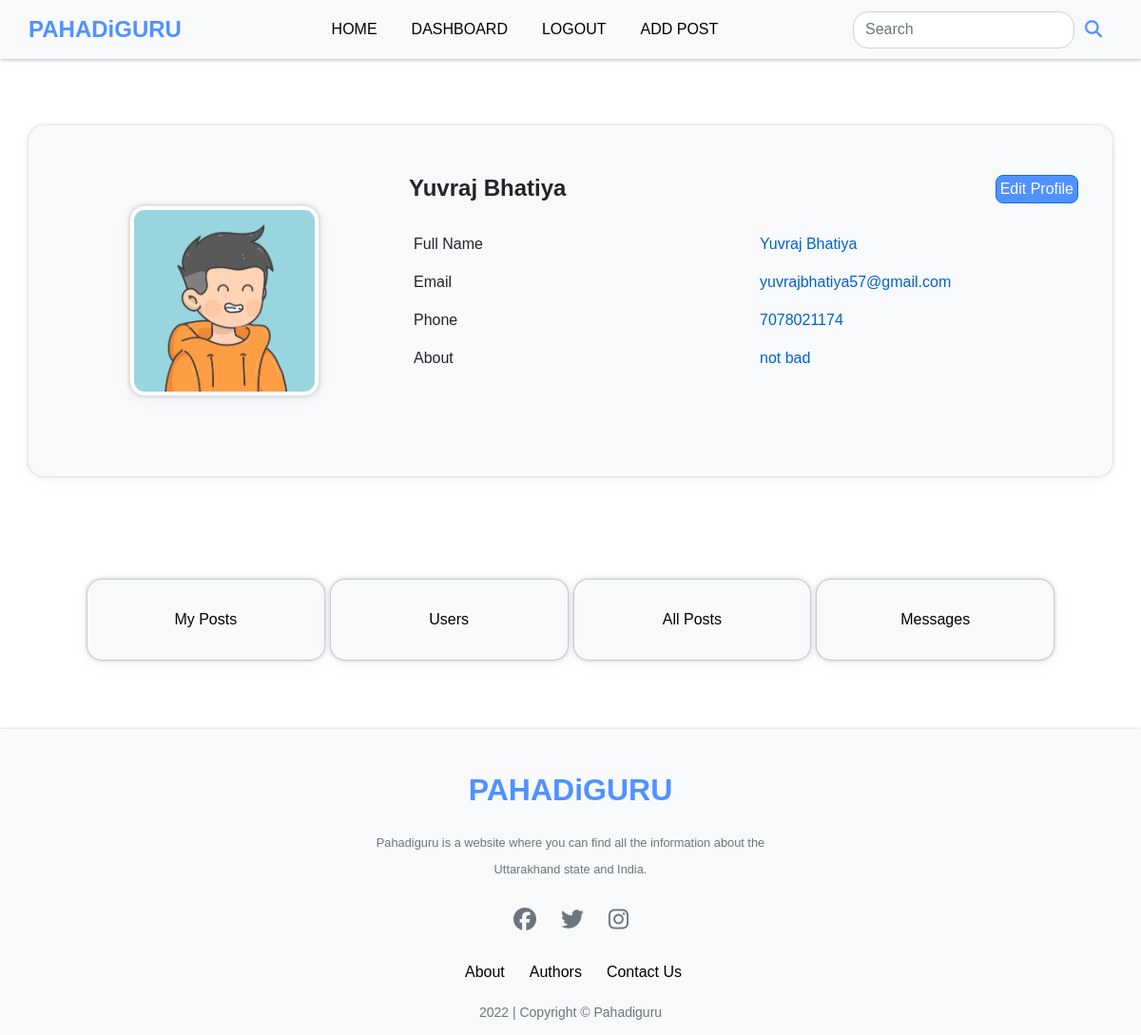
The app's page /dashboard (signed in) with its own data.
### app.py (models this page shows)
class Users(db.Model, UserMixin):
    id = db.Column(db.Integer, primary_key=True)
    first_name = db.Column(db.String(50), nullable=False)
    last_name = db.Column(db.String(50), nullable=False)
    email = db.Column(db.String(150), nullable=False,unique=True)
    phone = db.Column(db.String(50), nullable=True,default="None")
    date_added = db.Column(db.Date, default=date.today)
    about_author = db.Column(db.String(500), nullable=True,default="None")
    security_question = db.Column(db.String(50), nullable=True)
    security_answer = db.Column(db.String(50), nullable=True)
    password_hash = db.Column(db.String(128))
    role = db.Column(db.String(10), default='User')
    posts = db.relationship('Posts', backref='poster')
    likes=db.relationship('Likes',backref='user',passive_deletes=True)
    profile_pic=db.Column(db.String(), nullable=True , default="default.jpg")

### app.py (the view)
@app.route('/dashboard', methods=['GET', 'POST'])
@login_required
def dashboard():
    post = Posts.query.filter_by(poster_id=current_user.id).all()
    total_posts=Posts.query.filter_by(poster_id=current_user.id).count()
    total_views = 0
    for p in post:
        for v in p.views:
            total_views += v.view_count
    total_likes = 0
    for p in post:
        for l in p.likes:
            total_likes += 1
    return render_template('dashboard.html',post=post,total_posts=total_posts,total_views=total_views,total_likes=total_likes)

### app.py (called while the page is built)
@login_manager.user_loader
def load_user(user_id):
    return Users.query.get(int(user_id))

### templates/dashboard.html (shortened to what this page needs)
{% extends 'base.html' %} {% block head %}
<link
  rel="stylesheet"
  href="{{url_for('static',filename='css/dashboard.css')}}"
/>
{% endblock %} {% block content %}
<br />
<br />
<br />
<br />
<div
  class="container emp-profile rounded-4"
  style="
    background-color: #f8f9fa;
    box-shadow: rgba(67, 71, 85, 0.27) 0px 0px 0.25em,
      rgba(90, 125, 188, 0.05) 0px 0.25em 1em;
  "
>
  <div class="row">
    <div class="col-md-4">
      <div class="profile-img mb-5 ">
        {% if current_user.profile_pic %}
        <img
          class="img-thumbnail mt-5 rounded-4"
          style="
            box-shadow: rgba(67, 71, 85, 0.27) 0px 0px 0.25em,
              rgba(90, 125, 188, 0.05) 0px 0.25em 1em;
          "
          width="200px"
          height="200px"
          src="{{url_for('static', filename='images/profile_pic/'+ current_user.profile_pic)}}"
          alt="None"
        />
        {% endif %}
      </div>
    </div>
    <div class="col-md-8">
      <div class="profile-head mt-3">
        <h4 style="font-weight: bold">
          {{current_user.first_name}} {{current_user.last_name}}
          <a
            style="float: right; padding: 2px 4px; font-size: 1rem"
            href="{{url_for('edit_profile',id=current_user.id)}}"
            class="btn btn-primary thebtn"
            >Edit Profile</a
          >
        </h4>
        <br />
        <div class="row">
          <div class="col-md-6">
            <label style="padding-left: 5px">Full Name</label>
          </div>
          <div class="col-md-6">
            <p style="padding-left: 5px">
              {{current_user.first_name}} {{current_user.last_name}}
            </p>
          </div>
        </div>
        <div class="row">
          <div class="col-md-6">
            <label style="padding-left: 5px">Email</label>
          </div>
          <div class="col-md-6">
            <p style="padding-left: 5px">{{current_user.email}}</p>
          </div>
        </div>
        <div class="row">
          <div class="col-md-6">
            <label style="padding-left: 5px">Phone</label>
          </div>
          {% if current_user.phone %}
          <div class="col-md-6">
            <p style="padding-left: 5px">{{current_user.phone}}</p>
          </div>
          {% else %}
          <div class="col-md-6">
            <p style="padding-left: 5px; color:rgba(255, 0, 0, 0.546);">Not Provided</p>
          </div>
          {% endif %}
        </div>
        <div class="row">
          <div class="col-md-6">
            <label style="padding-left: 5px">About</label>
          </div>
          <div class="col-md-6">
            <p style="padding-left: 5px">{{current_user.about_author}}</p>
          </div>
        </div>
      </div>
    </div>
  </div>
</div>
<br /><br /><br />
<div class="container ">
  <div class="row justify-content-center">
    {% if current_user.is_authenticated and (current_user.role=='Author' or
    current_user.role=='Admin') %}
    <div
      class="card col rounded-4"
      style="
        max-width: 22%;
        font-size: 1rem;
        background-color: #f8f9fa;
        text-align: center;
        padding: 30px 0;
        box-shadow: rgba(67, 71, 85, 0.27) 0px 0px 0.25em,
          rgba(90, 125, 188, 0.05) 0px 0.25em 1em;
      "
    >
      <a
        style="color: black; text-decoration: none"
        href="{{url_for('your_posts',id=current_user.id)}}"
        >My Posts</a
      >
    </div>
    {% endif %} {% if current_user.is_authenticated and
    (current_user.role=='Admin') %}
    <div
      class="card col rounded-4"
      style="
        max-width: 22%;
        font-size: 1rem;
        background-color: #f8f9fa;
        text-align: center;
        padding: 30px 0;
        margin-left: 5px;
        box-shadow: rgba(67, 71, 85, 0.27) 0px 0px 0.25em,
          rgba(90, 125, 188, 0.05) 0px 0.25em 1em;
      "
    >
      <a
        style="color: black; text-decoration: none"
        href="{{url_for('admin_all_users')}}"
        >Users</a
      >
    </div>
    <div
      class="card col rounded-4"
      style="
        max-width: 22%;
        font-size: 1rem;
        background-color: #f8f9fa;
        text-align: center;
        padding: 30px 0;
        margin-left: 5px;
        box-shadow: rgba(67, 71, 85, 0.27) 0px 0px 0.25em,
          rgba(90, 125, 188, 0.05) 0px 0.25em 1em;
      "
    >
      <a
        style="color: black; text-decoration: none"
        href="{{url_for('admin_all_posts')}}"
        >All Posts</a
      >
    </div>
    <div
      class="card col rounded-4"
      style="
        max-width: 22%;
        font-size: 1rem;
        background-color: #f8f9fa;
        text-align: center;
        padding: 30px 0;
        margin-left: 5px;
        box-shadow: rgba(67, 71, 85, 0.27) 0px 0px 0.25em,
          rgba(90, 125, 188, 0.05) 0px 0.25em 1em;
      "
    >
      <a
        style="color: black; text-decoration: none"
        href="{{url_for('admin_messages')}}"
        >Messages</a
      >
    </div>
    {% endif %}
  </div>
</div>
<br /><br /><br />
{% endblock %}

### static/css/dashboard.css (style rules this page uses)
.emp-profile { padding: 3%; margin-top: 3%; margin-bottom: 3%; border-radius: 0.5rem; background: #fff; }
.profile-img { text-align: center; }

### templates/dashboard.html (style rules this page uses)
p { color: #0062cc; }
.thebtn { background-color: #4f92ff; color: white; border-radius: 8px !important; }

### records on screen
Users: profile_pic (picture), first_name "Yuvraj", last_name "Bhatiya", email "yuvrajbhatiya57@gmail.com", phone "7078021174", about_author "not bad"
